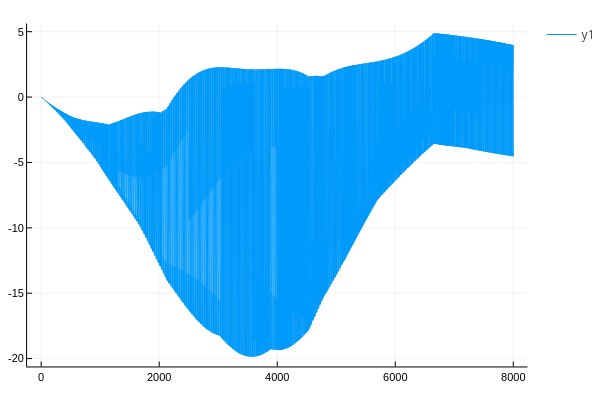

Notebook cell for this chart:
### Code cell
plot(a_mks*Δa_soln)

### Figure 1 — Plotly figure (JSON) as saved in the notebook; plotly's stock layout.template omitted (floating-point values rounded to 4 significant figures; data arrays with more than 128 entries replaced by an {"elided": "..."} marker saying what was removed)
{"data": [{"colorbar": {"title": {"text": ""}}, "legendgroup": "y1", "line": {"color": "rgba(0, 154, 250, 1.000)", "dash": "solid", "shape": "linear", "width": 1}, "mode": "lines", "name": "y1", "showlegend": true, "type": "scatter", "x": {"elided": "8001 int values"}, "xaxis": "x", "y": {"elided": "8001 float values"}, "yaxis": "y", "zmax": null, "zmin": null}], "layout": {"annotations": [], "height": 400, "legend_position": {"bgcolor": "rgba(255, 255, 255, 1.000)", "bordercolor": "rgba(0, 0, 0, 1)", "borderwidth": 1, "font": {"color": "rgba(0, 0, 0, 1)", "family": "sans-serif", "size": 11}, "title": {"font": {"color": "rgba(0, 0, 0, 1)", "family": "sans-serif", "size": 15}, "text": ""}, "tracegroupgap": 0, "traceorder": "normal", "x": 1, "xanchor": "auto", "y": 1, "yanchor": "auto"}, "margin": {"b": 20, "l": 0, "r": 0, "t": 20}, "paper_bgcolor": "rgba(255, 255, 255, 1.000)", "plot_bgcolor": "rgba(255, 255, 255, 1.000)", "showlegend": true, "width": 600, "xaxis": {"anchor": "y", "domain": [0.05101, 0.9934], "gridcolor": "rgba(0, 0, 0, 0.1)", "gridwidth": 0.5, "linecolor": "rgba(0, 0, 0, 1)", "mirror": false, "range": [-239, 8241], "showgrid": true, "showline": true, "showticklabels": true, "tickangle": 0, "tickcolor": "rgb(0, 0, 0)", "tickfont": {"color": "rgba(0, 0, 0, 1)", "family": "sans-serif", "size": 11}, "tickmode": "array", "ticks": "inside", "ticktext": ["0", "2000", "4000", "6000", "8000"], "tickvals": [0, 2000, 4000, 6000, 8000], "title": {"font": {"color": "rgba(0, 0, 0, 1)", "family": "sans-serif", "size": 15}, "text": ""}, "type": "linear", "visible": true, "zeroline": false, "zerolinecolor": "rgba(0, 0, 0, 1)"}, "yaxis": {"anchor": "x", "domain": [0.03762, 0.9902], "gridcolor": "rgba(0, 0, 0, 0.1)", "gridwidth": 0.5, "linecolor": "rgba(0, 0, 0, 1)", "mirror": false, "range": [-20.6, 5.622], "showgrid": true, "showline": true, "showticklabels": true, "tickangle": 0, "tickcolor": "rgb(0, 0, 0)", "tickfont": {"color": "rgba(0, 0, 0, 1)", "family": "sans-serif", "size": 11}, "tickmode": "array", "ticks": "inside", "ticktext": ["-20", "-15", "-10", "-5", "0", "5"], "tickvals": [-20, -15, -10, -5, 0, 5], "title": {"font": {"color": "rgba(0, 0, 0, 1)", "family": "sans-serif", "size": 15}, "text": ""}, "type": "linear", "visible": true, "zeroline": false, "zerolinecolor": "rgba(0, 0, 0, 1)"}}}
